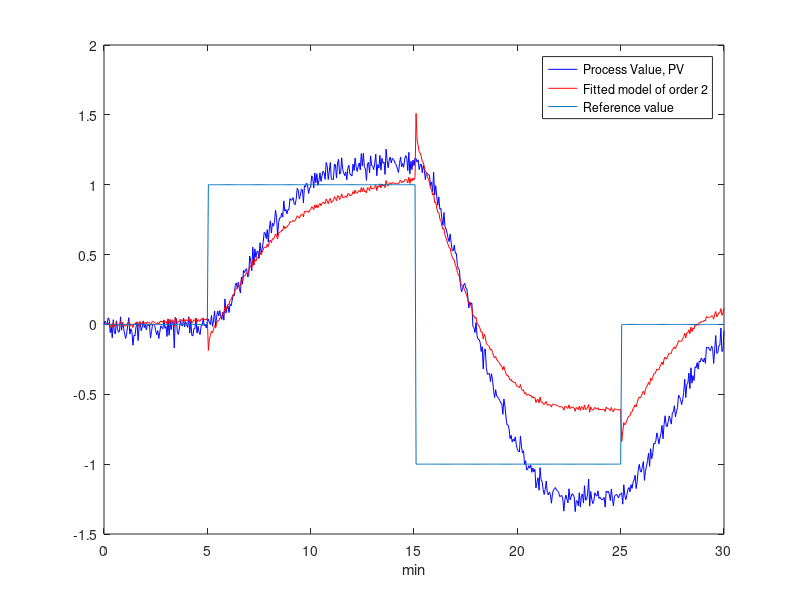

The MATLAB script that drew this image:
%% cleanup
close all
clear variables
clc

%% Get data from the log file
% Make sure to use the correct path for the log file
fileID=fopen('Logging.lst_lc1016_exp_2.txt','r'); % This loads the data log file
for m = 1:35
    String_Row=fgetl(fileID); % Ignore first 35 rows in the txt file	
end

i = 1;    
while(ischar(String_Row));        % Continue until the end of file 
       String_Row=fgetl(fileID);  % Read row from txt file 
    if ischar(String_Row) ~= 0    
        Num_Vector = str2num(String_Row);   % Converts string number a vector 
        Data(i,:) = Num_Vector;             % Store rows into a "Data" Matrix
    end
     i = i + 1;
end
fclose(fileID); % Close the data log file 

%% Controller data
Time = Data(:,1);           % Time
PC1024 = Data(:,2:4);       % Controller: 24_PC1024
FC1005 = Data(:,5:7);       % Controller: 24_FC1005
FC1019 = Data(:,8:10);      % Controller: 24_FC1019
LC1016 = Data(:,11:13);     % Controller: 24_LC1016
LC1015 = Data(:,14:16);     % Controller: 24_LC1015
FC1015 = Data(:,17:19);     % Controller: 24_FC1015
LC1028 = Data(:,20:22);     % Controller: 24_LC1028
TC1015 = Data(:,23:25);     % Controller: 24_TC1015
TC1088 = Data(:,26:28);     % Controller: 24_TC1088
% Where the:
% First column is the Process Value, PV
% Second column is the Set-Point, SP
% Third column is the Control Signal, OP
% Ex. 
% PC1024(:,1) = Process Value, PV 
% PC1024(:,2) = Set-Point, SP
% PC1024(:,3) = Control signal, OP

%% normalize data
cut = 1;

controller = LC1016;
controller_cut = controller(cut:end,:);
y = controller_cut(:,1) - controller_cut(1,1);
y_ref =  controller_cut(:,2) - controller_cut(1,2);
u = controller_cut(:,3) - controller_cut(1,3);
Time_cut = Time(cut:end) - Time(cut);


%% system identification
Ts = 1;
data = iddata(y,u,Ts);
nx = 2;
sys = n4sid(data,nx);

%% 
y_sim = lsim(sys,u);

%% plot
figure
plot(Time_cut./60, y, 'b'); hold on;
plot(Time_cut./60, y_sim, 'r');
plot(Time_cut./60, y_ref);
xlabel('min');
legend('Process Value, PV', ['Fitted model of order ' num2str(nx)] , 'Reference value');